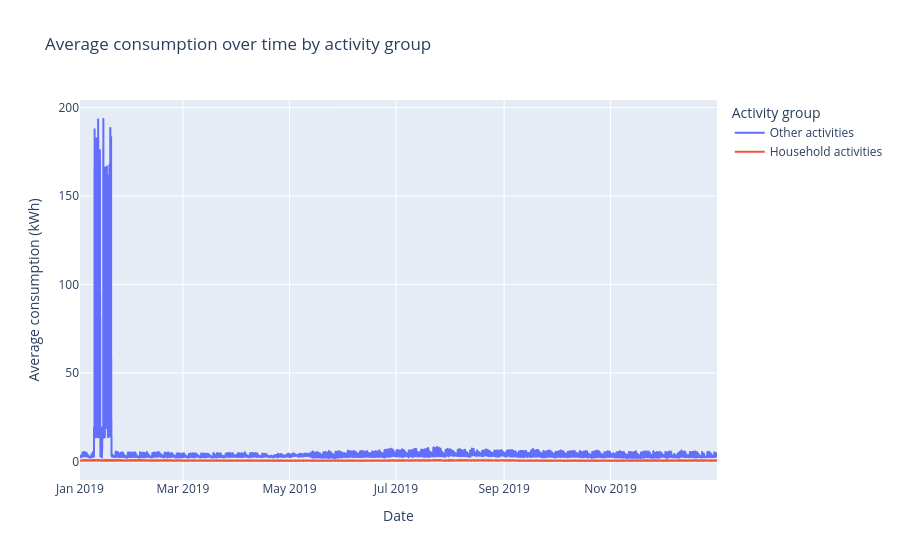

Notebook code for this chart:
### Markdown cell above
## Consumption by customer activity

As it was mentioned at the beginning, the dataset contains information about 499 customers, ranging from households to businesses from various industrial sectors. Energy consumption in industries is likely to be somewhat higher than in households. To verify this, the customers will be grouped into two categories: "Household activities" and "Other activities". The average consumption for each group will be calculated and plotted over time to determine if there are significant differences in consumption patterns between the two groups.

### Code cell
household_activities = [
    "Actividades de los hogares como productores de servicios para uso propio",
    "Actividades de los hogares como productores de bienes para uso propio"
]

# Add a new column with group classification
df_group = df.with_columns(
    pl.when(pl.col("activity").is_in(household_activities))
      .then(pl.lit("Household activities"))
      .otherwise(pl.lit("Other activities"))
      .alias("group")
)

# Compute average consumption by group and date
df_avg = (
    df_group.group_by(["date", "group"])
      .agg(pl.mean("consumption").alias("avg_consumption"))
      .sort("date")
)

# Convert to pandas for Plotly
df_avg_pd = df_avg.to_pandas()

# Create line chart
fig = px.line(
    df_avg_pd,
    x="date",
    y="avg_consumption",
    color="group",
    title="Average consumption over time by activity group",
    labels={
        "date": "Date",
        "avg_consumption": "Average consumption (kWh)",
        "group": "Activity group"
    }
)

fig.show()

### Figure 1 — Plotly figure (JSON) as saved in the notebook; plotly's stock layout.template omitted (floating-point values rounded to 4 significant figures; data arrays with more than 128 entries replaced by an {"elided": "..."} marker saying what was removed)
{"data": [{"hovertemplate": "Activity group=Other activities<br>Date=%{x}<br>Average consumption (kWh)=%{y}<extra></extra>", "legendgroup": "Other activities", "line": {"color": "#636efa", "dash": "solid"}, "marker": {"symbol": "circle"}, "mode": "lines", "name": "Other activities", "showlegend": true, "type": "scattergl", "x": {"elided": "8760 str values"}, "xaxis": "x", "y": {"elided": "8760 float values"}, "yaxis": "y"}, {"hovertemplate": "Activity group=Household activities<br>Date=%{x}<br>Average consumption (kWh)=%{y}<extra></extra>", "legendgroup": "Household activities", "line": {"color": "#EF553B", "dash": "solid"}, "marker": {"symbol": "circle"}, "mode": "lines", "name": "Household activities", "showlegend": true, "type": "scattergl", "x": {"elided": "8760 str values"}, "xaxis": "x", "y": {"elided": "8760 float values"}, "yaxis": "y"}], "layout": {"legend": {"title": {"text": "Activity group"}, "tracegroupgap": 0}, "title": {"text": "Average consumption over time by activity group"}, "xaxis": {"anchor": "y", "domain": [0, 1], "title": {"text": "Date"}}, "yaxis": {"anchor": "x", "domain": [0, 1], "title": {"text": "Average consumption (kWh)"}}}}
